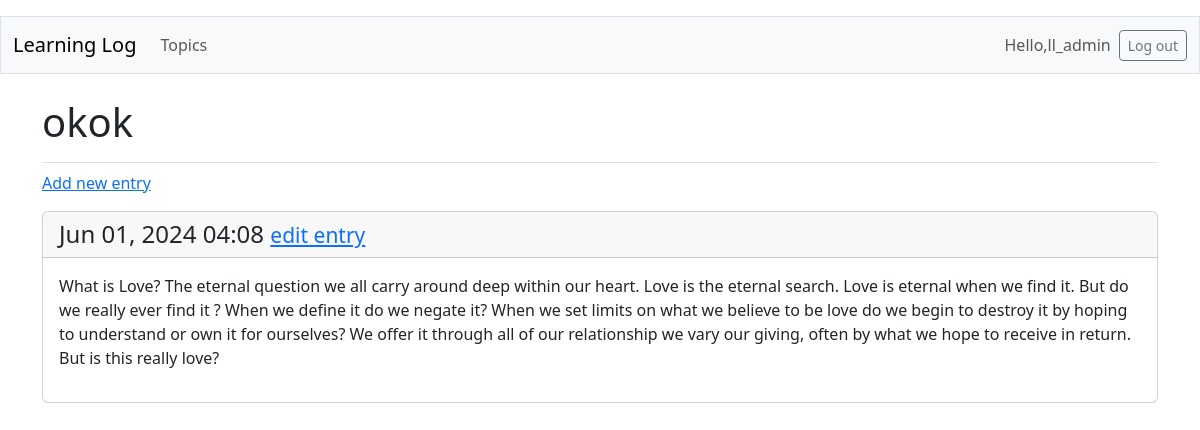
The page /topics/3/ (signed in) on the database its author committed.
### learning_logs/models.py (models this page shows, shortened)
class Topic(models.Model):
    text=models.CharField(max_length=200)
    date_added=models.DateTimeField(auto_now_add=True)
    owner=models.ForeignKey(User,on_delete=models.CASCADE)

class Entry(models.Model):
    topic=models.ForeignKey(Topic,on_delete=models.CASCADE)
    text=models.TextField()
    date_added=models.DateTimeField(auto_now_add=True)
    class Meta:
        verbose_name_plural='entries'

### learning_logs/views.py (the view)
# urls.py: path('topics/<int:topic_id>/',views.topic,name='topic'),
@login_required
def topic(requests,topic_id):
    topic=Topic.objects.get(id=topic_id)
    if topic.owner !=requests.user:
        raise Http404
    entries=topic.entry_set.order_by('-date_added')
    context={'topic':topic,'entries':entries}
    return render(requests,'learning_logs/topic.html',context)

### learning_logs/templates/learning_logs/topic.html (shortened to what this page needs)
<!DOCTYPE html>
<html lang="en">
<head>
</head>
<body>
{% extends 'learning_logs/base.html' %}
{% block page_header %}
<h1>{{topic.text}}</h1>
{% endblock page_header %}
{% block content %}
<p>
    <a href="{% url 'learning_logs:new_entry' topic.id %}">Add new entry</a>
</p>
    {% for entry in entries%}
    <div class="card mb-3">
        <h4 class="card-header">
            {{ entry.date_added|date:'M d, Y H:i' }}
            <small><a href="{% url 'learning_logs:edit_entry' entry.id %}">edit entry</a>
            </small>
        </h4>
        <div class="card-body">{{ entry.text|linebreaks }}</div>
    </div>
        {% empty %}
<P>There are no entries for this topic yet.</P>
    {% endfor %}
{% endblock content %}

### learning_logs/templates/learning_logs/base.html (shortened to what this page needs)
<!DOCTYPE html>
<html lang="en">
<head>
    {% load django_bootstrap5 %}
    {% bootstrap_css %}
</head>
<body>
<p>
    <nav class="navbar navbar-expand-md navbar-light bg-light mb-4 border">
    <div class="container-fluid">
        <a class="navbar-brand" href="{% url 'learning_logs:index' %}">Learning Log</a>
        <div class="collapse navbar-collapse" id="navbarCollapse">
            <ul class="navbar-nav me-auto mb-2 mb-md-0">
            <li class="nav-item">
                <a class="nav-link" href="{% url 'learning_logs:topics' %}">Topics</a></li>
            </ul>
            <ul class="navbar-nav ms-auto mb-2 mb-md-0">
                {% if user.is_authenticated  %}
                <li class="nav-item">
                    <span class="navbar-text me-2">Hello,{{ user.username }}</span>
                </li>
                {% else %}
                <li class="nav-item">
                    <a class="nav-link" href="{% url 'accounts:register' %}">Register</a>
                </li>
                <li class="nav-item"><a class="nav-link " href="{% url 'accounts:login' %}">Log in</a> </li>
                {% endif %}
            </ul>
            {% if user.is_authenticated %}
            <form action="{% url 'accounts:logout' %}" method="post">
                <button name="submit" class="btn btn-outline-secondary btn-sm">Log out</button>
            </form>
            {% endif %}
        </div>
    </div>
</nav>
<main class="container">
    <div class="pb-2 mb-2 border-bottom">
        {% block page_header %}{% endblock page_header %}
    </div>
    <div>
        {% block content %}{% endblock content %}
    </div>
</main>
</body>
</html>

### rows shown on the page
Topic: text "okok"
Entry: date_added "Jun 01, 2024 04:08", text "What is Love? The eternal question we all carry around deep within our heart. Love is the eternal search. Love is eternal when we find it. But do we really ever find it ? When we define it do we negate it? When we set limits on what we believe to be love do we begin to destroy it by hoping to understand or own it for ourselves? We offer it through all of our relationship we vary our giving, often by what we hope to receive in return. But is this really love?"

### other values the page prints
{{ user.username }} "ll_admin"
